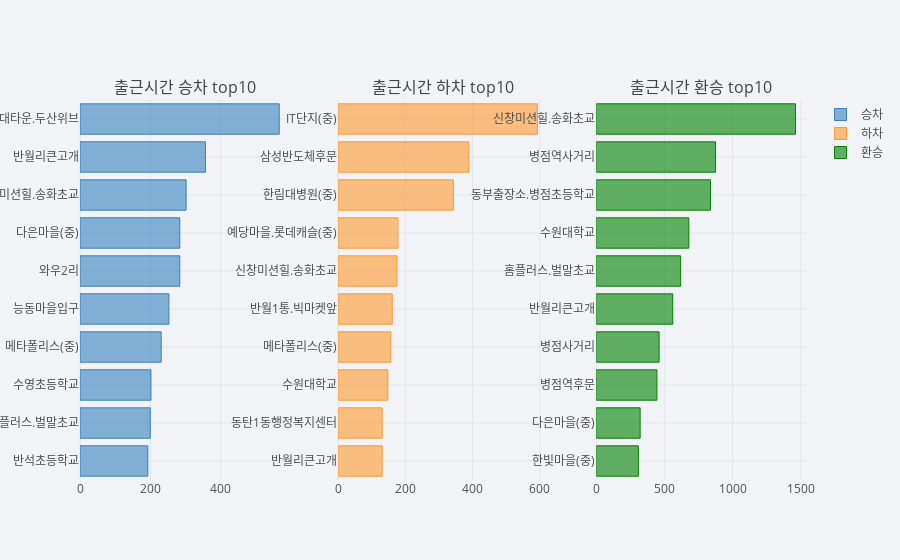

The cell this chart's notebook holds for it:
### Code cell
topn = 10

colors = ['blue', 'orange', 'green']
figures = []
for i, target in enumerate(["승차", "하차", "환승"]):
    df_target = df_usage_m.groupby("STATION_NM")[target].sum().sort_values(ascending=False).iloc[:topn]
    df_target = df_target.sort_values()
    figure = df_target.iplot(kind='barh', title="출근시간 {} top{}".format(target, topn), 
                             color=colors[i], asFigure=True)
    figures.append(figure)

draw_subplots(figures, (1, 3))

### Figure 1 — Plotly figure (JSON) as saved in the notebook; plotly's stock layout.template omitted (floating-point values rounded to 4 significant figures)
{"data": [{"marker": {"color": "rgba(55, 128, 191, 0.6)", "line": {"color": "rgba(55, 128, 191, 1.0)", "width": 1}}, "name": "승차", "orientation": "h", "text": "", "type": "bar", "uid": "141414c6-0164-4a1b-970d-7090c4694bd7", "x": [193, 200, 202, 231, 253, 284, 284, 302, 357, 567], "xaxis": "x", "y": ["반석초등학교", "홈플러스.벌말초교", "수영초등학교", "메타폴리스(중)", "능동마을입구", "와우2리", "다은마을(중)", "신창미션힐.송화초교", "반월리큰고개", "신영통현대타운.두산위브"], "yaxis": "y"}, {"marker": {"color": "rgba(255, 153, 51, 0.6)", "line": {"color": "rgba(255, 153, 51, 1.0)", "width": 1}}, "name": "하차", "orientation": "h", "text": "", "type": "bar", "uid": "ffc2aa59-04cf-4564-9691-f4a190b3cda6", "x": [131, 131, 148, 157, 161, 175, 178, 343, 389, 593], "xaxis": "x2", "y": ["반월리큰고개", "동탄1동행정복지센터", "수원대학교", "메타폴리스(중)", "반월1통.빅마켓앞", "신창미션힐.송화초교", "예당마을.롯데캐슬(중)", "한림대병원(중)", "삼성반도체후문", "IT단지(중)"], "yaxis": "y2"}, {"marker": {"color": "rgba(0, 128, 0, 0.6)", "line": {"color": "rgba(0, 128, 0, 1.0)", "width": 1}}, "name": "환승", "orientation": "h", "text": "", "type": "bar", "uid": "80c8fd14-2895-4ec7-9dca-39907784be68", "x": [309, 322, 445, 461, 561, 619, 679, 838, 875, 1462], "xaxis": "x3", "y": ["한빛마을(중)", "다은마을(중)", "병점역후문", "병점사거리", "반월리큰고개", "홈플러스.벌말초교", "수원대학교", "동부출장소.병점초등학교", "병점역사거리", "신창미션힐.송화초교"], "yaxis": "y3"}], "layout": {"annotations": [{"font": {"size": 16}, "showarrow": false, "text": "출근시간 승차 top10", "x": 0.1444, "xanchor": "center", "xref": "paper", "y": 1, "yanchor": "bottom", "yref": "paper"}, {"font": {"size": 16}, "showarrow": false, "text": "출근시간 하차 top10", "x": 0.5, "xanchor": "center", "xref": "paper", "y": 1, "yanchor": "bottom", "yref": "paper"}, {"font": {"size": 16}, "showarrow": false, "text": "출근시간 환승 top10", "x": 0.8556, "xanchor": "center", "xref": "paper", "y": 1, "yanchor": "bottom", "yref": "paper"}], "legend": {"bgcolor": "#F2F3F7", "font": {"color": "#505050"}}, "paper_bgcolor": "#F2F3F7", "plot_bgcolor": "#F2F3F7", "title": {"font": {"color": "#484848"}, "text": ""}, "xaxis": {"anchor": "y", "domain": [0, 0.2889], "gridcolor": "#E1E5ED", "showgrid": true, "tickfont": {"color": "#505050"}, "title": {"font": {"color": "#505050"}, "text": ""}, "zerolinecolor": "#E1E5ED"}, "xaxis2": {"anchor": "y2", "domain": [0.3556, 0.6444], "gridcolor": "#E1E5ED", "showgrid": true, "tickfont": {"color": "#505050"}, "title": {"font": {"color": "#505050"}, "text": ""}, "zerolinecolor": "#E1E5ED"}, "xaxis3": {"anchor": "y3", "domain": [0.7111, 1], "gridcolor": "#E1E5ED", "showgrid": true, "tickfont": {"color": "#505050"}, "title": {"font": {"color": "#505050"}, "text": ""}, "zerolinecolor": "#E1E5ED"}, "yaxis": {"anchor": "x", "domain": [0, 1], "gridcolor": "#E1E5ED", "showgrid": true, "tickfont": {"color": "#505050"}, "title": {"font": {"color": "#505050"}, "text": ""}, "zerolinecolor": "#E1E5ED"}, "yaxis2": {"anchor": "x2", "domain": [0, 1], "gridcolor": "#E1E5ED", "showgrid": true, "tickfont": {"color": "#505050"}, "title": {"font": {"color": "#505050"}, "text": ""}, "zerolinecolor": "#E1E5ED"}, "yaxis3": {"anchor": "x3", "domain": [0, 1], "gridcolor": "#E1E5ED", "showgrid": true, "tickfont": {"color": "#505050"}, "title": {"font": {"color": "#505050"}, "text": ""}, "zerolinecolor": "#E1E5ED"}}}
